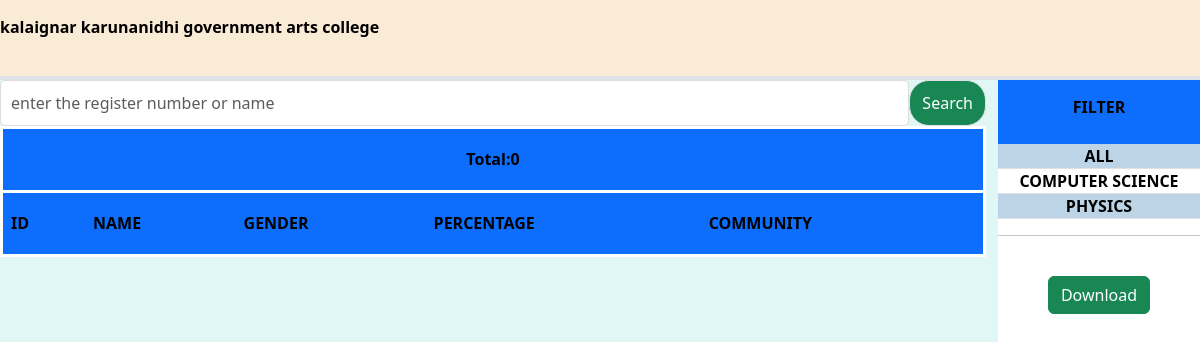
Before: /office/ with the older database file.
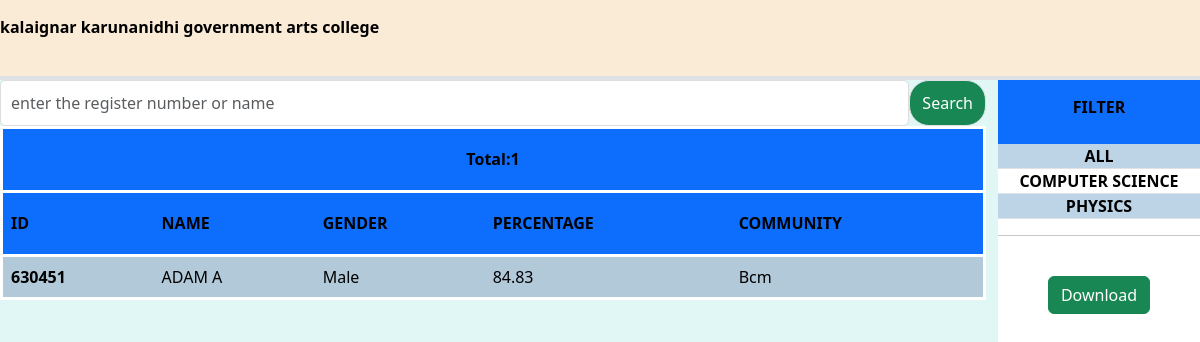
After: the same page with the newer database file.
### myapp/models.py (models this page shows, shortened)
class Department(models.Model):
    name=models.CharField(max_length=30,null=False,unique=True)
    ug_couse=models.CharField(max_length=30,null=False)
    pg_course=models.CharField(max_length=30,null=False)
    pg_oc=models.IntegerField(default=0,null=False)
    pg_bc=models.IntegerField(default=0,null=False)
    pg_bcm=models.IntegerField(default=0,null=False)
    pg_sc=models.IntegerField(default=0,null=False)
    pg_sca=models.IntegerField(default=0,null=False)
    pg_st=models.IntegerField(default=0,null=False)
    pg_mbc=models.IntegerField(default=0,null=False)
    def __str__(self):
        return self.name

class PgStudentDetails(models.Model):
    GENDER=[
    ('male','MALE'),
    ('female','FEMALE'),
    ('others','OTHERS')
    ]
    COMUNNITY=[
        ('oc','OC'),
        ('bc','BC'),
        ('bcm','BCM'),
        ('sc','SC'),
        ('sca','SCA'),
        ('st','ST'),
        ('mbc','MBC')
    ]
    BOOLOPT=[
        ('yes','YES'),
        ('no','NO')
    ]
    MAR_STATUS=[
        ('single','SINGLE'),
        ('married','MARRIED')
    ]
    RELIGION=[
        ('hindu','HINDU'),
        ('muslim','MUSLIM'),
        ('cristin','CRISTIN')
    ]
    STATUS=[
        ('applied','APPLIED'),
        ('controler','CONTROLER'),
        ('department','DEPARTMENT'),
        ('admited','ADMITED'),
        ('rejected','REJECTED')
    ]
    student=models.OneToOneField(CustomUserStudent,on_delete=models.CASCADE)
    name=models.CharField(max_length=30,null=False)
    fathername=models.CharField(max_length=30,null=True,blank=True)
    gender=models.CharField(max_length=10,choices=GENDER)
    dateofbirth=models.DateField(null=True,blank=True)
    community=models.CharField(max_length=5,choices=COMUNNITY)
    religion=models.CharField(max_length=20,choices=RELIGION,null=True,blank=True,)
    maratail_status=models.CharField(max_length=10,null=True,blank=True,choices=MAR_STATUS,default='single')
    pysically_chalanged=models.CharField(max_length=5,choices=BOOLOPT,null=True,blank=True,default='no')
    sports=models.CharField(max_length=5,choices=BOOLOPT,null=True,blank=True,default='no')
    aadhar=models.CharField(max_length=30,null=True,blank=True)
    address=models.CharField(max_length=130,null=True,blank=True)
    distric=models.CharField(max_length=30,null=False)
    Department=models.ForeignKey(Department,on_delete=models.CASCADE)
    percentageoptained=models.CharField(max_length=5,null=False)
    instute_name=models.CharField(max_length=30,null=True,blank=True)
    degree=models.CharField(max_length=30,null=True,blank=True)
    mode_of_study=models.CharField(max_length=30,null=True,blank=True)
    medium=models.CharField(max_length=30,null=True,blank=True)
    acadamic_year=models.CharField(max_length=30,null=True,blank=True)
    photo_doc=models.ImageField(upload_to=Photo_rename, validators=[validate_image_size],null=True,blank=True)
    aadhar_doc=models.ImageField(upload_to=aadhar_rename, validators=[validate_image_size],null=True,blank=True)
    tc_doc=models.ImageField(upload_to=tc_rename, validators=[validate_image_size],null=True,blank=True)
    marksheet_doc=models.ImageField(upload_to=Marksheet_rename, validators=[validate_image_size],null=True,blank=True)
    community_doc=models.ImageField(upload_to=community_rename, validators=[validate_image_size],null=True,blank=True)
    special_doc=models.ImageField(upload_to=special_documents_rename,null=True,blank=True, validators=[validate_image_size])
    details_submited=models.BooleanField(default=False)
    status=models.CharField(max_length=30,null=False, choices=STATUS)
    resevation=models.CharField(max_length=10, null=True,blank=True)
    remark=models.CharField(max_length=150,null=True,blank=True)
    fees=models.BooleanField(default=False)
    rejectedBy=models.CharField(max_length=10,null=True,blank=True)
    aproved=models.BooleanField(default=False)

class CustomUserStudent(AbstractBaseUser,PermissionsMixin):
    email = models.EmailField(unique=True)
    username = models.CharField(max_length=30, unique=True)
    phone_number=models.CharField(max_length=10)
    is_active = models.BooleanField(default=True)
    role=models.CharField(max_length=10,default='student')
    is_staff = models.BooleanField(default=False)
    password_created=models.CharField(max_length=15,null=False,blank=False)
    groups = models.ManyToManyField(
        Group,
        related_name="customuserstudent_groups",
    )
    user_permissions = models.ManyToManyField(
        Permission,
        related_name="customuserstudent_permissions",
    )
    objects = CustomUserManager()
    USERNAME_FIELD = 'username'
    REQUIRED_FIELDS = ['email','phone_number']

### myapp/extendedviews.py (the view)
# urls.py: path('office/',view.office,name='office'),
def office(request):
    dep = request.GET.get('dep', '').lower()
    search=request.GET.get('data', '').lower()
    try:
        dpt = models.Department.objects.all()
        data=models.PgStudentDetails.objects.filter(status='admited').filter(aproved=True).filter(Q(student__username__icontains=search)|Q(name__icontains=search))
    except Exception as e:
        return HttpResponse(e)
    if dep == 'all' or dep == '':
        filtered_data = data.order_by('-community')
    else:
        filtered_data = data.filter(Department__name=dep).order_by('-community')
    context = {
        'data': filtered_data,
        'department': dpt,
        'count':filtered_data.count()
    }
    return render(request, 'office/listpage.html', context)

### templates/office/listpage.html (shortened to what this page needs)
{% extends "main.html"%}
{% block content %}
<div class="container-fluid m-0 p-0" style="max-width: 99%;">
    {% include 'logoutbar.html' %}
    <div class="row ">
        <div class="col-md-10 col-xl-10 col-xxl-10 bg ">
            <div >
                <form action="." method="get" style="display: flex;">
                    <input type="text" name="data" style="margin-bottom:2px solid ;"
                    class="form-control" placeholder="enter the register number or name">
                    <button type="submit" class="btn btn-success border" style="border-radius: 20px;" name="Search" value="Search">Search</button>
                </form>
            </div>
            {% include 'pg/components/studentlist.html' %}
        </div>
        <div class="col-md-2 col-xl-2 col-xxl-2 bg  m-0 p-0" style="background-color: white; overflow-y: auto;">
            {% include 'office/depfilter.html' %}
        </div>
    </div>
</div>
{% endblock %}

### templates/main.html (shortened to what this page needs)
{% load static %}
<!DOCTYPE html>
<html lang="en">
<head>
    <link rel="stylesheet" href="{% static '/assert/css/custom.css'%}">
</head>
<body class="bg">
        {%block content%}
        {%endblock%}
</body>
</html>

### templates/logoutbar.html (shortened to what this page needs)
<div class="row clglogo border-bottom border-4">
    <div class="col-sm-12  col-md-12 col-xl-12 col-xxl-12">
        <marquee behavior="" direction="left" style="margin-top: 15px; color: black; width: 90%;"><b>kalaignar karunanidhi government arts college</b></marquee>
    </div>
    </div>

### templates/pg/components/studentlist.html
<div class="scrollable-div">
<table class="table table-hover table-striped m-0 p-0">
    <thead class="border-bottom border-white border-3">
        <th colspan="5" style="text-align: center;"><b>Total:{{count}}</b></th>
    </thead>
    <thead class="border-bottom border-white border-3">
        <th>ID</th>
        <th>NAME</th>
        <th>GENDER</th>
        <th>PERCENTAGE</th>
        <th>COMMUNITY</th>
    </thead>
    <tbody class="border-white border-3">
      {% for items in data %}
      <tr class="m-2 border border-secondary " onclick="callurl('{{ items.student.username }}')">
                <th scope="row">{{items.student.username}}</th>
                <td>{{items.name}}</td>
                <td>{{items.gender}}</td>
                <td>{{items.percentageoptained}}</td>
                <td>{{items.community}}</td>
            </tr>
        {% endfor %}
  </tbody>
</table>
</div>

### templates/office/depfilter.html (shortened to what this page needs)
<div class="bg-primary title-heading"><p><b>FILTER</b></p></div>
        <ol class="list-group view-filter list-group-numbered  striped-view " >
            <li class="border-bottom" >
                <a  href="?dep=all" class="fw-bold filter-option">ALL</a>
            </li>
            {% for dept in department%}
        <li class="border-bottom" >
            <a  href="?dep={{dept.name}} " class="fw-bold filter-option">{{dept}}</a>
        </li>
            {%endfor%}
    </ol>
    <hr>
<br>
    <div class="container text-center">
        <form action="" method="post">
        <button type="submit" name="action" value="download" class="btn btn-success" style="margin-bottom: 10px;">Download</button>
        </form>
    </div>

Changed rows visible on the page:
now on this page (row edited): PgStudentDetails: student.username "630451", name "ADAM A", gender "Male", percentageoptained "84.83", community "Bcm"
Other visible differences:
{{ count }}: "0" → "1"
